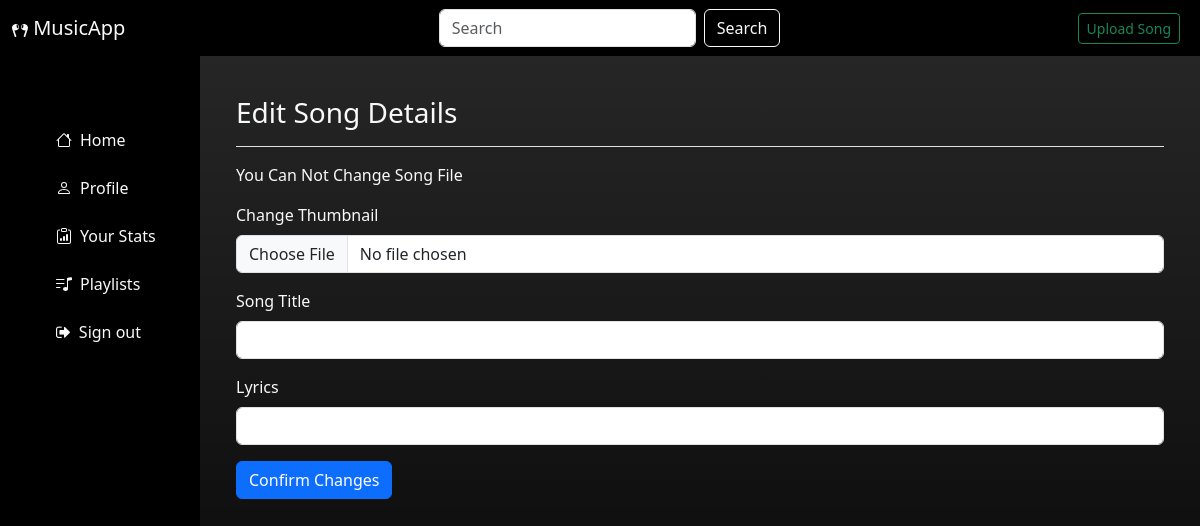
/song/edit/3 (signed in), run on an earlier commit of the app's database.
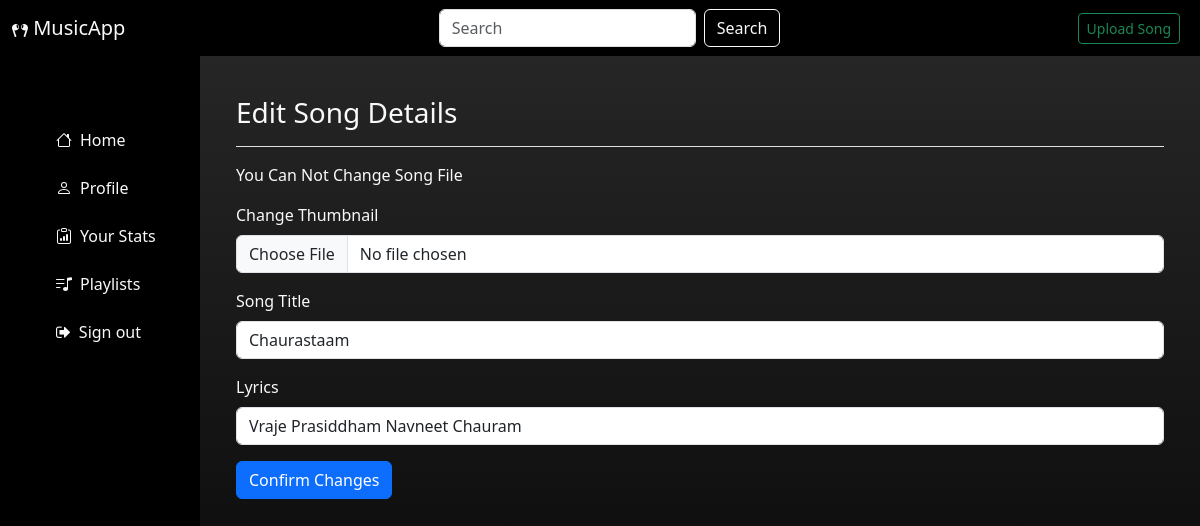
And on a later commit of the database.
### models.py (models this page shows)
class Song(db.Model):
    __tablename__ = 'songs'
    _id = db.Column("id", db.Integer, autoincrement=True,primary_key=True)
    name = db.Column("name", db.String(), nullable=False)
    lyrics = db.Column("lyrics", db.String(), nullable=True)
    date_created = db.Column("date_created", db.String(), nullable=False)
    duration = db.Column("duration", db.String(), nullable=False)
    path = db.Column("path", db.String(), nullable=False)
    img = db.Column("img", db.String(), nullable=True)
    created_by = db.Column("created_by", db.Integer, db.ForeignKey('users.id'))
    liked_by =  db.relationship('User', secondary = user_likes_song, back_populates='liked_songs')
    disliked_by =  db.relationship('User', secondary = user_dislikes_song, back_populates='disliked_songs')
    part_of = db.relationship('Album', secondary = album_songs, back_populates='songs')

### controllers.py (the view, shortened to what this page needs)
@app.route('/song/edit/<int:songid>', methods=['GET', 'POST'])
@log_req
@ifban
def edit_song(songid):
    email_id = session["email"]
    user = User.query.filter_by(email=email_id).first()
    song = Song.query.filter_by(_id=songid).first()
    return render_template('edit_song.html', user=user, song=song)

### controllers.py (called while the page is built)
def ifban(func):
    @wraps(func)
    def inner(*args, **kwargs):
        email_id = session["email"]
        user = User.query.filter_by(email=email_id).first()
        if user.ban == 'True':
            return redirect(url_for("baned"))
        return func(*args, **kwargs)
    return inner

def log_req(func):
    @wraps(func)
    def inner(*args, **kwargs):
        if 'email' not in session:
            return redirect(url_for("login"))
        return func(*args, **kwargs)
    return inner

### templates/edit_song.html (shortened to what this page needs)
{% extends 'user_dashboard.html' %}
{% block edit_song %}
{{playlist_title('Edit Song Details')}}
<form style="margin-top: 5px;" method="post" action="/song/edit/{{ song._id }}"  enctype="multipart/form-data">
    <p>You Can Not Change Song File</p>
    <div class="mb-3">
        <label for="image" class="form-label">Change Thumbnail</label>
        <input type="file" class="form-control" name="image" id="image"  aria-describedby="">
    </div>
    <div class="mb-3">
        <label for="name" class="form-label">Song Title</label>
        <input type="text" name="name" class="form-control" id="name" value="{{ song.name }}" aria-describedby="emailHelp">
    </div>
    <div class="mb-3">
        <label for="lyrics" class="form-label">Lyrics</label>
        <input type="textarea" name="lyrics" value="{{ song.lyrics }}" class="form-control" id="lyrics">
    </div>
    <button type="submit" class="btn btn-primary">Confirm Changes</button>
</form>
{% endblock %}

What changed in the data, as far as the page shows it:
added Song: name "Chaurastaam", lyrics "Vraje Prasiddham Navneet Chauram"
